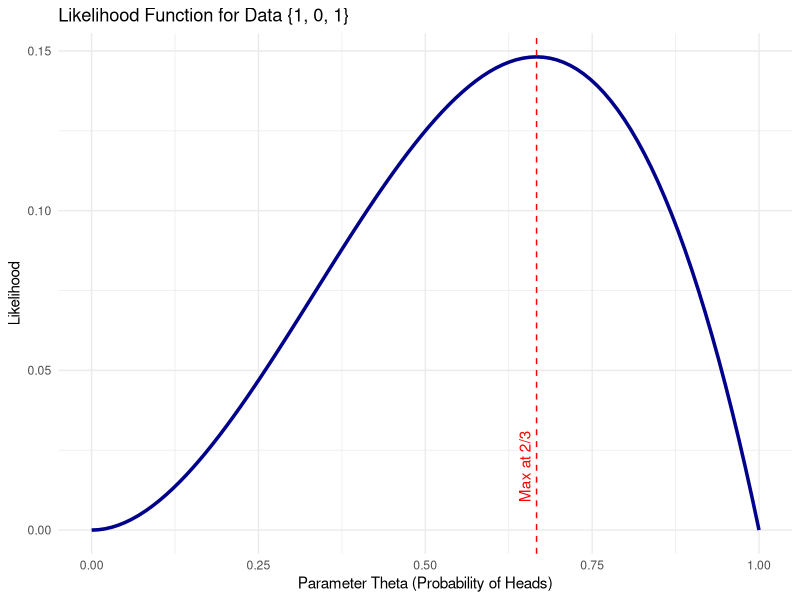
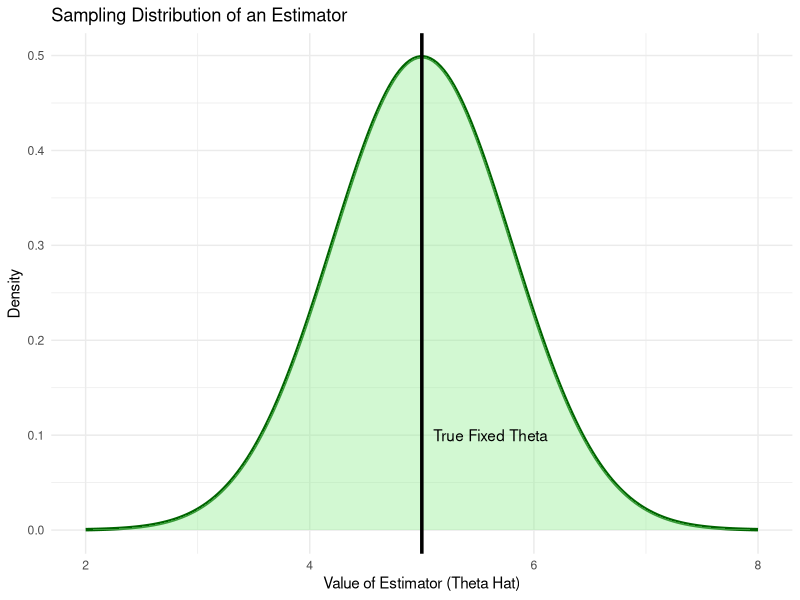
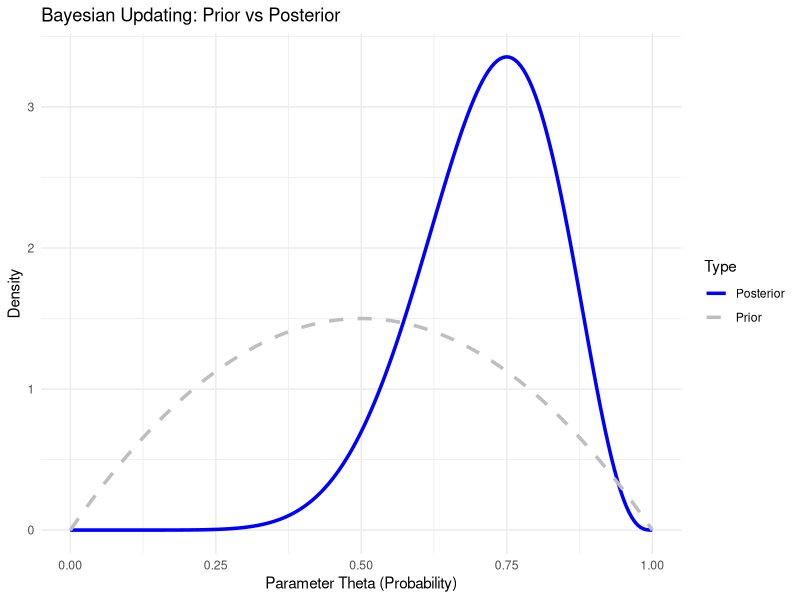

These figures' R source, in order:
## ---- chunk 1
#| label: fig-likelihood
#| fig-cap: "The Likelihood Function $L(\theta)$ for data $x=(1, 0, 1)$. The peak (MLE) is at $\theta_{\text{MLE}} = 2/3$."
#| echo: true
library(ggplot2)

# Define the function L(theta) = theta^2 * (1-theta)
likelihood_fun <- function(theta) { theta^2 * (1 - theta) }

# Generate sequence of theta
theta_vals <- seq(0, 1, length.out = 100)
lik_vals <- likelihood_fun(theta_vals)
df <- data.frame(theta = theta_vals, Likelihood = lik_vals)

# Plot
ggplot(df, aes(x = theta, y = Likelihood)) +
  geom_line(color = "darkblue", size = 1.2) +
  geom_vline(xintercept = 2/3, linetype = "dashed", color = "red") +
  annotate("text", x = 2/3, y = 0.02, label = "Max at 2/3", color = "red", angle = 90, vjust = -0.5) +
  labs(title = "Likelihood Function for Data {1, 0, 1}",
       x = "Parameter Theta (Probability of Heads)",
       y = "Likelihood") +
  theme_minimal()
## ---- chunk 2
#| label: fig-sampling-dist
#| fig-cap: "Frequentist Concept: The Sampling Distribution. The parameter theta is fixed (vertical line). The curve represents how the estimator (theta_hat) varies across many hypothetical samples."
#| echo: false

theta_true <- 5
x_vals <- seq(2, 8, length.out = 200)
y_vals <- dnorm(x_vals, mean = theta_true, sd = 0.8)
df_freq <- data.frame(x = x_vals, y = y_vals)

ggplot(df_freq, aes(x = x, y = y)) +
  geom_line(color = "darkgreen", size = 1.2) +
  geom_area(fill = "lightgreen", alpha = 0.4) +
  geom_vline(xintercept = theta_true, color = "black", size = 1.2) +
  annotate("text", x = theta_true, y = 0.1, label = "True Fixed Theta", hjust = -0.1) +
  labs(title = "Sampling Distribution of an Estimator",
       x = "Value of Estimator (Theta Hat)",
       y = "Density") +
  theme_minimal()
## ---- chunk 3
#| label: fig-posterior
#| fig-cap: "Bayesian Concept: Updating Beliefs. The Prior (dashed) is updated by the Data (Likelihood) to form the Posterior (solid). Theta is treated as a random variable."
#| echo: false

theta_grid <- seq(0, 1, length.out = 200)
# Prior: Beta(2, 2) - somewhat vague peak at 0.5
prior <- dbeta(theta_grid, 2, 2)
# Likelihood (scaled for visual comparison): based on e.g., 8 heads, 2 tails -> Beta(9, 3) roughly
posterior <- dbeta(theta_grid, 10, 4)

df_bayes <- data.frame(
  Theta = rep(theta_grid, 2),
  Density = c(prior, posterior),
  Type = rep(c("Prior", "Posterior"), each = 200)
)

ggplot(df_bayes, aes(x = Theta, y = Density, color = Type, linetype = Type)) +
  geom_line(size = 1.2) +
  scale_color_manual(values = c("Posterior" = "blue", "Prior" = "gray")) +
  scale_linetype_manual(values = c("Posterior" = "solid", "Prior" = "dashed")) +
  labs(title = "Bayesian Updating: Prior vs Posterior",
       x = "Parameter Theta (Probability)",
       y = "Density") +
  theme_minimal()
